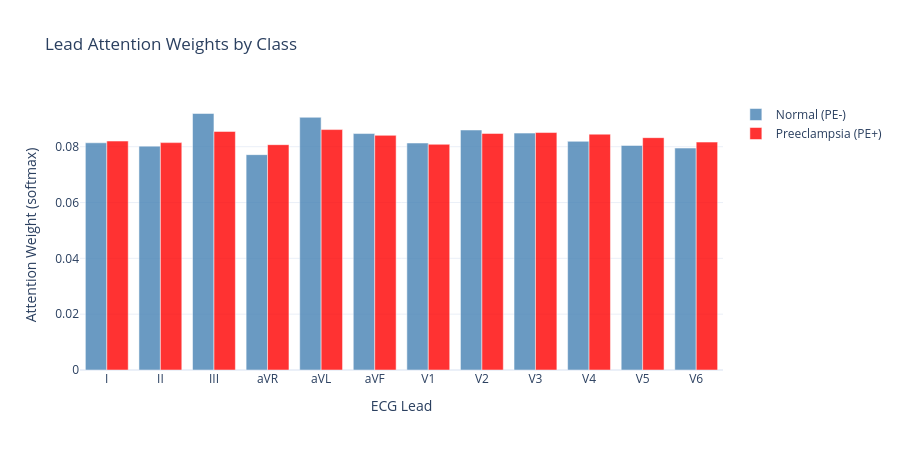

Source (notebook cell):
### Markdown cell above
## 5. Lead Attention Weights

The LeadAttentionPool learns which ECG leads are most informative for PE classification.

### Code cell
# Extract lead attention weights for all test samples
with torch.no_grad():
    _ = model(x_t)  # forward pass populates last_weights
    lead_weights = model.lead_pool.last_weights.cpu().numpy()  # (N_test, 12)

print(f'Lead weights shape: {lead_weights.shape}')

# Average lead attention by class
w_neg = lead_weights[y_test == 0].mean(axis=0)
w_pos = lead_weights[y_test == 1].mean(axis=0)
w_all = lead_weights.mean(axis=0)

fig = go.Figure()
fig.add_trace(go.Bar(x=LEAD_NAMES, y=w_neg, name='Normal (PE-)', marker_color='steelblue', opacity=0.8))
fig.add_trace(go.Bar(x=LEAD_NAMES, y=w_pos, name='Preeclampsia (PE+)', marker_color='red', opacity=0.8))
fig.update_layout(
    barmode='group',
    title='Lead Attention Weights by Class',
    xaxis_title='ECG Lead', yaxis_title='Attention Weight (softmax)',
    template='plotly_white', width=900, height=450,
)
fig.show()

print('\nMean lead attention weights:')
for i, name in enumerate(LEAD_NAMES):
    print(f'  {name:4s}: all={w_all[i]:.4f}  PE-={w_neg[i]:.4f}  PE+={w_pos[i]:.4f}  diff={w_pos[i]-w_neg[i]:+.4f}')

### Figure 1 — Plotly figure (JSON) as saved in the notebook; plotly's stock layout.template omitted (floating-point values rounded to 4 significant figures)
{"data": [{"marker": {"color": "steelblue"}, "name": "Normal (PE-)", "opacity": 0.8, "x": ["I", "II", "III", "aVR", "aVL", "aVF", "V1", "V2", "V3", "V4", "V5", "V6"], "y": [0.08141, 0.0802, 0.0919, 0.07716, 0.09053, 0.08472, 0.08132, 0.08599, 0.08487, 0.08193, 0.08045, 0.07951], "type": "bar"}, {"marker": {"color": "red"}, "name": "Preeclampsia (PE+)", "opacity": 0.8, "x": ["I", "II", "III", "aVR", "aVL", "aVF", "V1", "V2", "V3", "V4", "V5", "V6"], "y": [0.08203, 0.08147, 0.08547, 0.08074, 0.08614, 0.08406, 0.08086, 0.08476, 0.08508, 0.08449, 0.08325, 0.08166], "type": "bar"}], "layout": {"barmode": "group", "title": {"text": "Lead Attention Weights by Class"}, "xaxis": {"title": {"text": "ECG Lead"}}, "yaxis": {"title": {"text": "Attention Weight (softmax)"}}, "width": 900, "height": 450}}
